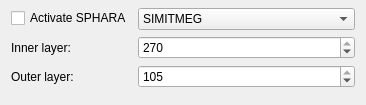
<?xml version="1.0" encoding="UTF-8"?>
<ui version="4.0">
 <class>SpharaSettingsViewWidget</class>
 <widget class="QWidget" name="SpharaSettingsViewWidget">
  <property name="geometry">
   <rect>
    <x>0</x>
    <y>0</y>
    <width>366</width>
    <height>105</height>
   </rect>
  </property>
  <property name="sizePolicy">
   <sizepolicy hsizetype="Expanding" vsizetype="Expanding">
    <horstretch>0</horstretch>
    <verstretch>0</verstretch>
   </sizepolicy>
  </property>
  <property name="mouseTracking">
   <bool>false</bool>
  </property>
  <property name="windowTitle">
   <string>Form</string>
  </property>
  <property name="windowOpacity">
   <double>0.950000000000000</double>
  </property>
  <property name="styleSheet">
   <string notr="true"/>
  </property>
  <layout class="QGridLayout" name="gridLayout">
   <property name="topMargin">
    <number>8</number>
   </property>
   <item row="0" column="0">
    <layout class="QFormLayout" name="formLayout">
     <property name="topMargin">
      <number>0</number>
     </property>
     <item row="0" column="0">
      <widget class="QCheckBox" name="m_checkBox_activateSphara">
       <property name="text">
        <string>Activate SPHARA</string>
       </property>
      </widget>
     </item>
     <item row="0" column="1">
      <widget class="QComboBox" name="m_comboBox_spharaSystem">
       <property name="currentText">
        <string>SIMITMEG</string>
       </property>
       <item>
        <property name="text">
         <string>SIMITMEG</string>
        </property>
       </item>
       <item>
        <property name="text">
         <string>VectorView</string>
        </property>
       </item>
       <item>
        <property name="text">
         <string>EEG</string>
        </property>
       </item>
      </widget>
     </item>
     <item row="1" column="0">
      <widget class="QLabel" name="m_label_spharaFirst">
       <property name="text">
        <string>Inner layer:</string>
       </property>
      </widget>
     </item>
     <item row="1" column="1">
      <widget class="QSpinBox" name="m_spinBox_spharaFirst">
       <property name="minimum">
        <number>1</number>
       </property>
       <property name="maximum">
        <number>270</number>
       </property>
       <property name="value">
        <number>270</number>
       </property>
      </widget>
     </item>
     <item row="2" column="0">
      <widget class="QLabel" name="m_label_spharaSecond">
       <property name="text">
        <string>Outer layer:</string>
       </property>
      </widget>
     </item>
     <item row="2" column="1">
      <widget class="QSpinBox" name="m_spinBox_spharaSecond">
       <property name="minimum">
        <number>1</number>
       </property>
       <property name="maximum">
        <number>105</number>
       </property>
       <property name="value">
        <number>105</number>
       </property>
      </widget>
     </item>
    </layout>
   </item>
  </layout>
 </widget>
 <resources/>
 <connections/>
</ui>
